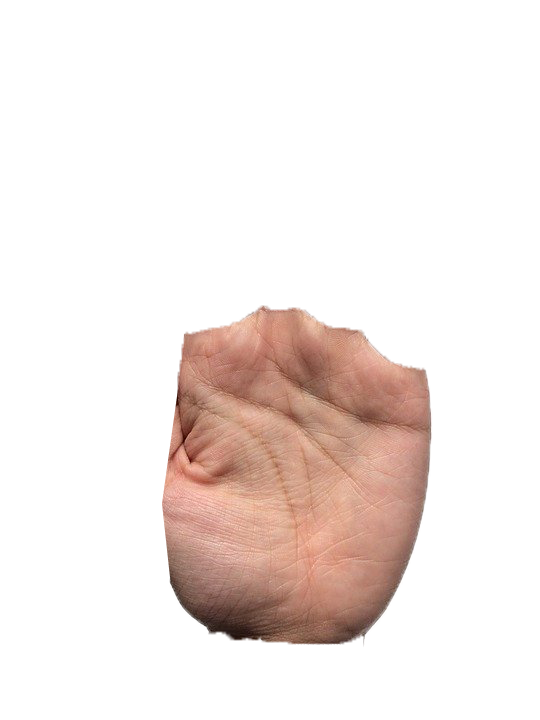
#> input picture test_img/sample2.2.png, 540 x 720 px, found by its file name
$ python hpf+line_detection_playground.py
#> lines starting #> are read from the running program, lines starting #| are printed output that depends on the picture; after the words box and inside, x2 and y2 are one past the last pixel; in counts of white or black regions, pixels touching at a corner belong together
#> further down, img is the input picture: shape (720, 540, 3); mean B, G, R 229, 232.5, 242.2
import cv2
import enum
import numpy as np

# 구현 할 때 사용한 스펙
# cv2 버젼(cv2.__version__) -> 4.5.2
# numpy 버젼(np.__version__) -> 1.19.5
# 파이썬 버젼(python --version) -> 3.9.5


# 그냥 상수들
X = 'x'
Y = 'y'
MAX_ALPHA = 'max_alpha'
DIVIDER = 'divider'

# process 함수를 실행할 때 인풋으로 alpha나 gaussian이 주어지지 않았을 때 해당 인풋의 기본값으로 사용될 변수
# 값이 주어졌는지 여부를 if로 확인하여 값이 주어졌을 때에만 후처리를 하도록 하기 위해 사용함
NOT_FOUND = -404

# HPF를 sobel로써 사용하려 한다면 alpha에 0~1000 값만 사용할 수 있음
# alpha는 트랙바에서 sobel이나 scharr에 해당함
# 사용 예시는 밑에 참고
max_sobel_alpha = 1000
sobel_divider = 750

# HPF를 sobel로써 사용하려 한다면 alpha에 0~500 값만 사용할 수 있음
max_scharr_alpha = 500
scharr_divider = 10

# HPF 클래스로 사용할 수 있는 소벨과 샤르 필터 모두 하나의 가우시안 최대값을 공통으로 사용하여 아래처럼 정의함
MAX_GAUSSIAN_VALUE = 10


class HPF_type(enum.IntEnum):
    SB3X3 = 0
    SB5X5 = 1
    SB7X7 = 2
    SC3X3 = 3
    SC5X5 = 4


# 각 필터들에 해당하는 데이터
HPF_kernel = {
    HPF_type.SB3X3: {X: np.array([[-1, 0, 1],
                                  [-2, 0, 2],
                                  [-1, 0, 1]]),
                     Y: np.array([[-1, -2, -1],
                                  [0, 0, 0],
                                  [1, 2, 1]]),
                     MAX_ALPHA: max_sobel_alpha,
                     DIVIDER: sobel_divider
                     },
    HPF_type.SB5X5: {X: np.array([
        [-5, -4, 0, 4, 5],
        [-8, -10, 0, 10, 8],
        [-10, -20, 0, 20, 10],
        [-8, -10, 0, 10, 8],
        [-5, -4, 0, 4, 5]]) / 20,
                     Y: np.array([
                         [-5, -8, -10, -8, -5],
                         [-4, -10, -20, -10, -4],
                         [0, 0, 0, 0, 0],
                         [4, 10, 20, 10, 4],
                         [5, 8, 10, 8, 5]
                     ]) / 20,
                     MAX_ALPHA: max_sobel_alpha,
                     DIVIDER: sobel_divider
                     },
    HPF_type.SB7X7: {X: np.array([
        [-3 / 18, -2 / 13, -1 / 10, 0, 1 / 10, 2 / 13, 3 / 18],
        [-3 / 13, -2 / 8, -1 / 5, 0, 1 / 5, 2 / 8, 3 / 13],
        [-3 / 10, -2 / 5, -1 / 2, 0, 1 / 2, 2 / 5, 3 / 10],
        [-3 / 9, -2 / 4, -1 / 1, 0, 1 / 1, 2 / 4, 3 / 9],
        [-3 / 10, -2 / 5, -1 / 2, 0, 1 / 2, 2 / 5, 3 / 10],
        [-3 / 13, -2 / 8, -1 / 5, 0, 1 / 5, 2 / 8, 3 / 13],
        [-3 / 18, -2 / 13, -1 / 10, 0, 1 / 10, 2 / 13, 3 / 18]]),
        Y: np.array([
            [-3 / 18, -3 / 13, -3 / 10, -3 / 9, -3 / 10, -3 / 13, -3 / 18],
            [-2 / 13, -2 / 8, -2 / 5, -2 / 4, -2 / 5, -2 / 8, -2 / 13],
            [-1 / 10, -1 / 5, -1 / 2, -1 / 1, -1 / 2, -1 / 5, -1 / 10],
            [0, 0, 0, 0, 0, 0, 0],
            [1 / 10, 1 / 5, 1 / 2, 1 / 1, 1 / 2, 1 / 5, 1 / 10],
            [2 / 13, 2 / 8, 2 / 5, 2 / 4, 2 / 5, 2 / 8, 2 / 13],
            [3 / 18, 3 / 13, 3 / 10, 3 / 9, 3 / 10, 3 / 13, 3 / 18]
        ]),
        MAX_ALPHA: max_sobel_alpha,
        DIVIDER: sobel_divider
    },

    HPF_type.SC3X3: {X: np.array([[-3, 0, 3],
                                  [-10, 0, 10],
                                  [-3, 0, 3]]) / 60,
                     Y: np.array([[-3, -10, -3],
                                  [0, 0, 0],
                                  [3, 10, 3]]) / 60,
                     MAX_ALPHA: max_scharr_alpha,
                     DIVIDER: scharr_divider
                     },
    HPF_type.SC5X5: {X: np.array([
        [-1, -1, 0, 1, 1],
        [-2, -2, 0, 2, 2],
        [-3, -6, 0, 6, 3],
        [-2, -2, 0, 2, 2],
        [-1, -1, 0, 1, 1]]) / 60,
                     Y: np.array([
                         [-1, -2, -3, -2, -1],
                         [-1, -2, -6, -2, -1],
                         [0, 0, 0, 0, 0],
                         [1, 2, 6, 2, 1],
                         [1, 2, 3, 2, 1]
                     ]) / 60,
                     MAX_ALPHA: max_scharr_alpha,
                     DIVIDER: scharr_divider},
}


class HPF:
    def check_alpha(self, alpha, type):
        if alpha < 0:
            return 'Alpha argument should be bigger than 0.'

        if alpha > self.kernel[MAX_ALPHA]:
            return f'Alpha argument of type {type.name} should be lower than max({self.kernel[MAX_ALPHA]}).'

        return None

    def check_gaussian(self, gaussian):
        if gaussian < 0:
            return 'gaussian argument should be bigger than 0.'
        if gaussian > MAX_GAUSSIAN_VALUE:
            return f'gaussian argument should be lower than {MAX_GAUSSIAN_VALUE}.'

        return None

    def __init__(self, type, alpha, gaussian):
        # 예외처리
        if not isinstance(type, HPF_type):
            print('Given HPF type is not supported.')
            exit(0)

        self.kernel = HPF_kernel[type]

        alpha_checker = self.check_alpha(alpha, type)
        gaussian_checker = self.check_gaussian(gaussian)

        if not alpha_checker == None:
            print(alpha_checker)
            exit(0)
        if not gaussian_checker == None:
            print(gaussian_checker)
            exit(0)

        # 트랙바에 해당하는 값들을 실제 필터링, 가우시안 블러에 사용하는 값으로 연산해서 클래스에 저장
        self.alpha = alpha / self.kernel[DIVIDER]
        self.gaussian_ksize = (gaussian * 2) + 1

    def calculate_HPF(self, img):
        gray = cv2.cvtColor(img, cv2.COLOR_BGR2GRAY)
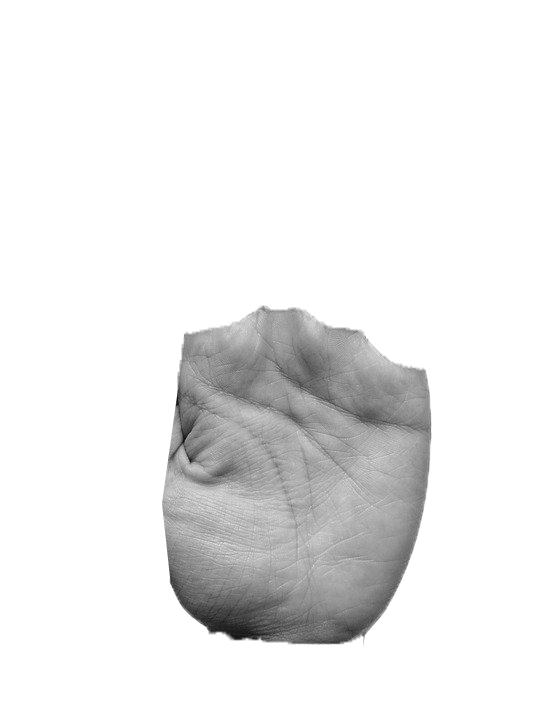
#> gray: shape (720, 540); min 12, max 255, mean 235

        # 소벨 필터값
        x_kernel = self.kernel[X]
        y_kernel = self.kernel[Y]

        # '트랙바의 값 / 10'을 소벨 필터값 전체에 곱한다
        x_kernel = self.alpha * x_kernel
        y_kernel = self.alpha * y_kernel

        # 이미지에 소벨 필터를 적용한다
        edge_gx = cv2.filter2D(gray, -1, x_kernel)
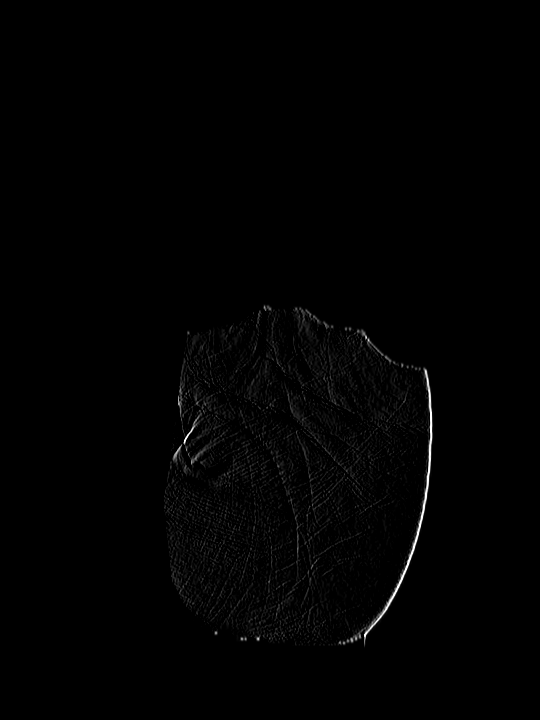
#> edge_gx: shape (720, 540); min 0, max 255, mean 1.9
        edge_gy = cv2.filter2D(gray, -1, y_kernel)
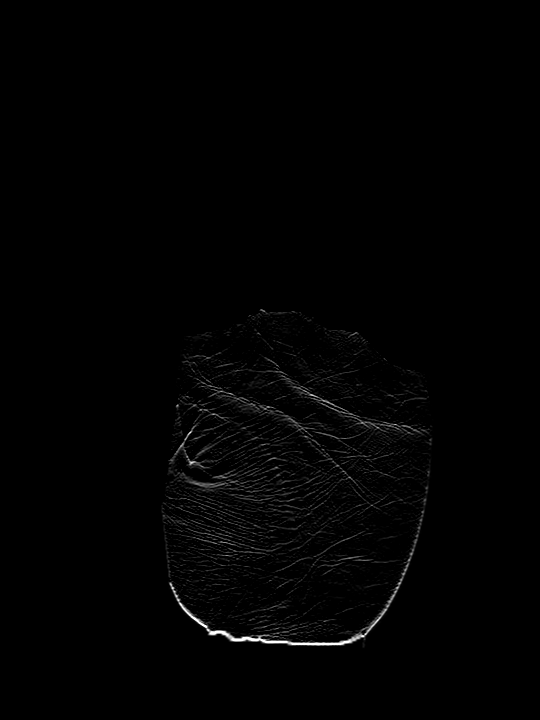
#> edge_gy: shape (720, 540); min 0, max 255, mean 2.2

        default_weight = 1.0
        merged = cv2.addWeighted(
            edge_gx, default_weight, edge_gy, default_weight, 0)

        return merged

    def calculate_gaussian(self, img):
        gaussian = cv2.GaussianBlur(
            img, (self.gaussian_ksize, self.gaussian_ksize), cv2.BORDER_DEFAULT)
        return gaussian

    def process(self, img, alpha=NOT_FOUND, gaussian=NOT_FOUND):
        if alpha != NOT_FOUND:
            alpha_checker = self.check_alpha(alpha, type)

            if not alpha_checker == None:
                print(alpha_checker)
                exit(0)

            self.alpha = alpha / self.kernel[DIVIDER]

        if gaussian != NOT_FOUND:
            gaussian_checker = self.check_gaussian(gaussian)

            if not gaussian_checker == None:
                print(gaussian_checker)
                exit(0)

            self.gaussian_ksize = (gaussian * 2) + 1

        HPF_calculated = self.calculate_HPF(img)
        result_img = self.calculate_gaussian(HPF_calculated)
        return result_img


# 아래는 사용 예시입니다

# 이미지 읽기
image_path = f"C:/Users/USER/workspace/palm/images/sample{2}.2.png"
# image_path = "C:/Users/USER/Downloads/edit.png"
img = cv2.imread(image_path)

# alpha(HPF의 2번째 인자)는 트랙바에서처럼 필터마다 최대값이 다른고 0 ~ max_sobel_alpha 혹은 0 ~ max_scharr_alpha이어야 함
# gaussian(HPF의 3번째 인자)은 트랙바에서처럼 0~10만 가능함

sb3x3 = HPF(HPF_type.SB3X3, alpha=500, gaussian=1).process(img)

cv2.waitKey(0)
cv2.destroyAllWindows()

inputImageGray = cv2.cvtColor(img, cv2.COLOR_BGR2GRAY)
empty = cv2.cvtColor(img, cv2.COLOR_BGR2GRAY)
empty *= 0
#> empty: shape (720, 540); every value is 0
edges = cv2.Canny(inputImageGray, 150, 200, apertureSize=3)
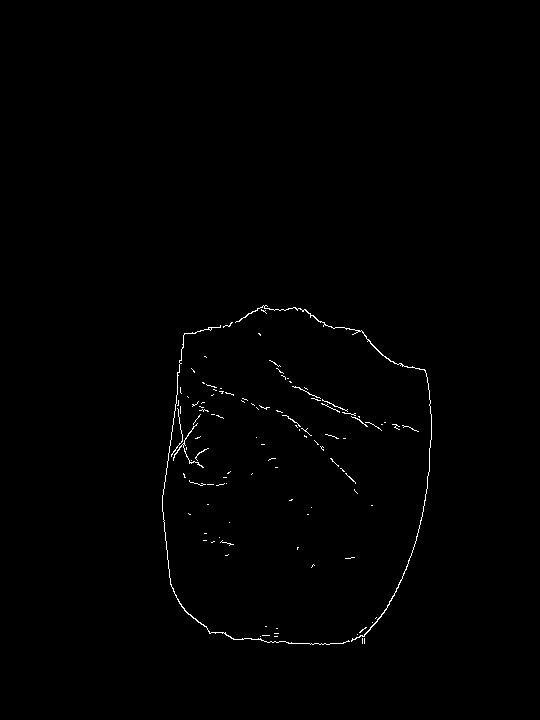
#> edges: shape (720, 540); 0.54% white in thin lines or dots, all inside (x1, y1, x2, y2) = (162, 305, 432, 645)
minLineLength = 30
maxLineGap = 5
lines = cv2.HoughLinesP(edges, cv2.HOUGH_PROBABILISTIC,
                        np.pi / 180, 30, minLineLength, maxLineGap)
#> lines = 50 rows, first 6: [175, 409, 175, 404], [183, 341, 183, 335], [165, 534, 165, 540], [163, 494, 164, 482], [182, 348, 183, 342], [164, 522, 164, 529]

# cv2.HoughLines(검출 이미지, 거리, 각도, 임곗값, 거리 약수, 각도 약수, 최소 각도, 최대 각도)
# cv2.HoughLinesP(검출 이미지, 거리, 각도, 임곗값, 최소 선 길이, 최대 선 간격)
for x in range(0, len(lines)):
    print(lines[x])
    for x1, y1, x2, y2 in lines[x]:
        # cv2.line(img,(x1,y1),(x2,y2),(0,128,0),2, cv2.LINE_AA)
        pts = np.array([[x1, y1], [x2, y2]], np.int32)
        cv2.polylines(empty, [pts], True, (255, 255, 255))
#> this loop made 50 passes
#| [[175 409 175 404]]
#| [[183 341 183 335]]
#| [[165 534 165 540]]
#| [[163 494 164 482]]
#| [[182 348 183 342]]
#> (further printed lines are left out)
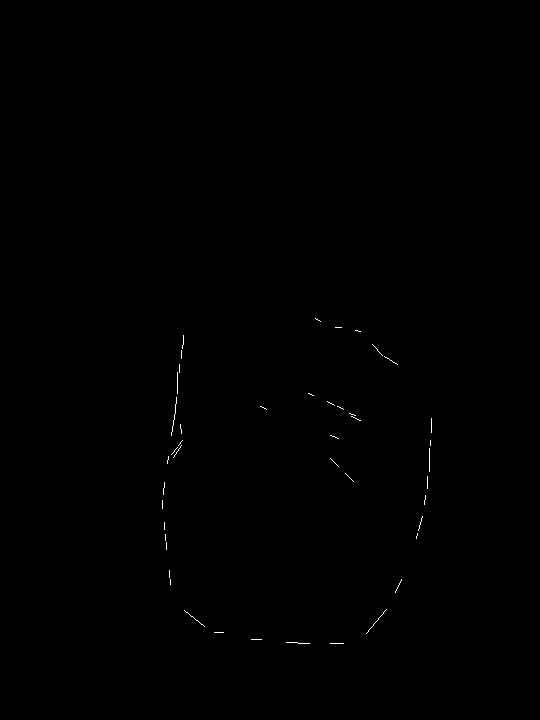
#> empty: shape (720, 540); 0.13% white in thin lines or dots, all inside (x1, y1, x2, y2) = (162, 318, 432, 644)

font = cv2.FONT_HERSHEY_SIMPLEX
#> font = 0
cv2.putText(img, "Tracks Detected", (500, 250), font, 0.5, 255)
#> img: shape (720, 540, 3); 0.02% of pixels changed, all inside (x1, y1, x2, y2) = (501, 240, 540, 251)
cv2.imshow("Trolley_Problem_Result", edges)
cv2.imshow('edge', empty)
cv2.waitKey(0)
